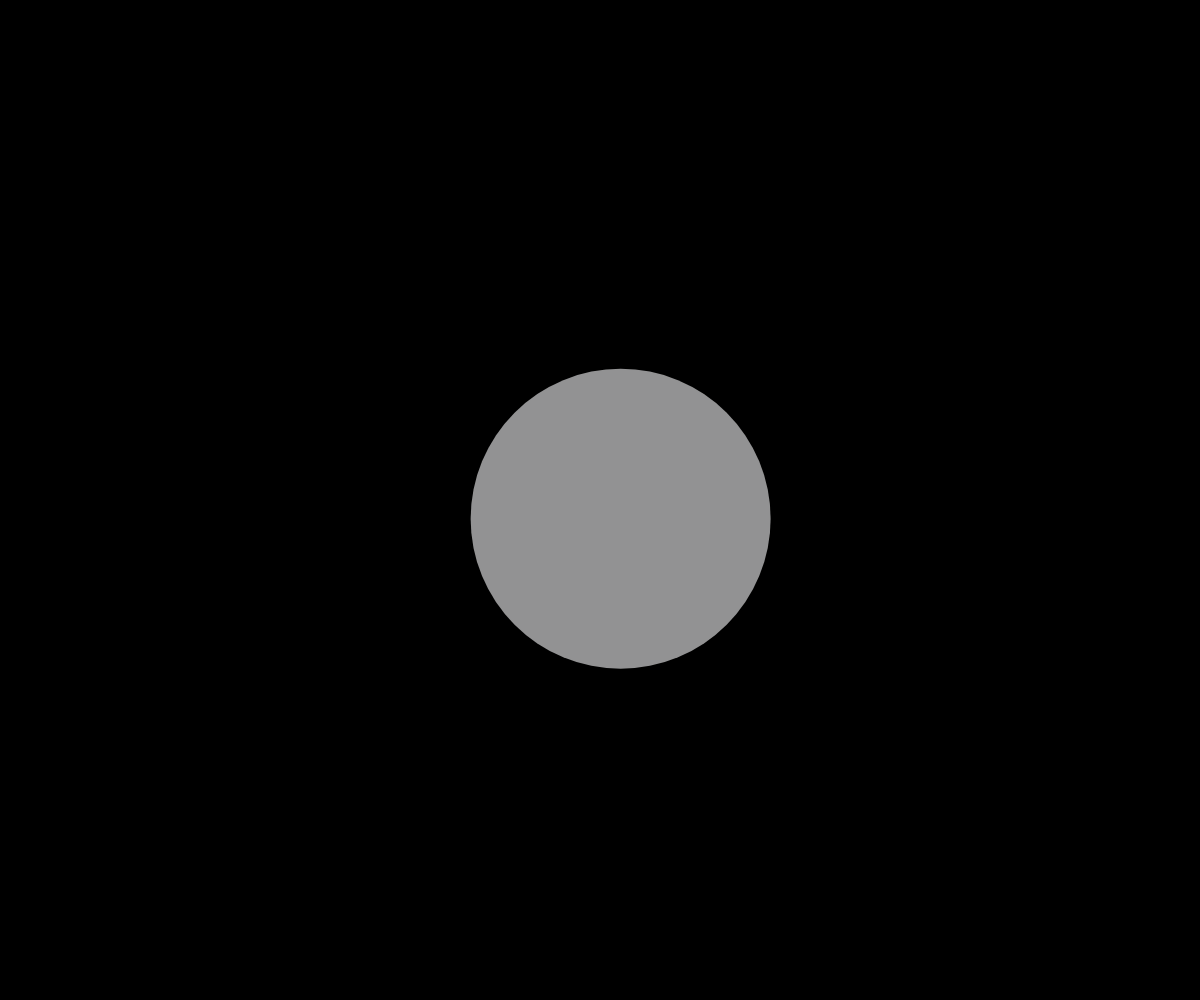
Frame 1 (no input)
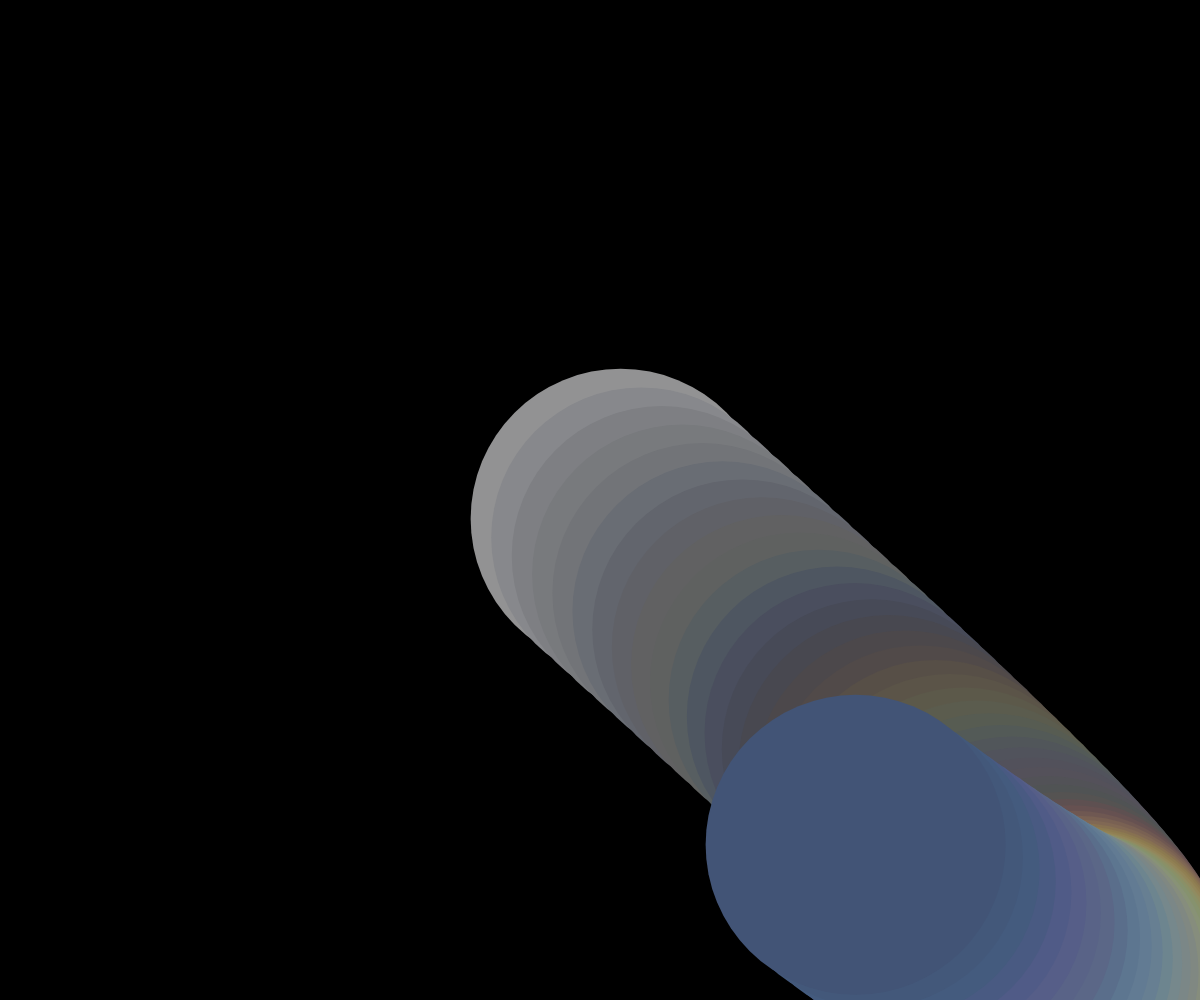
Frame 60 (no input)
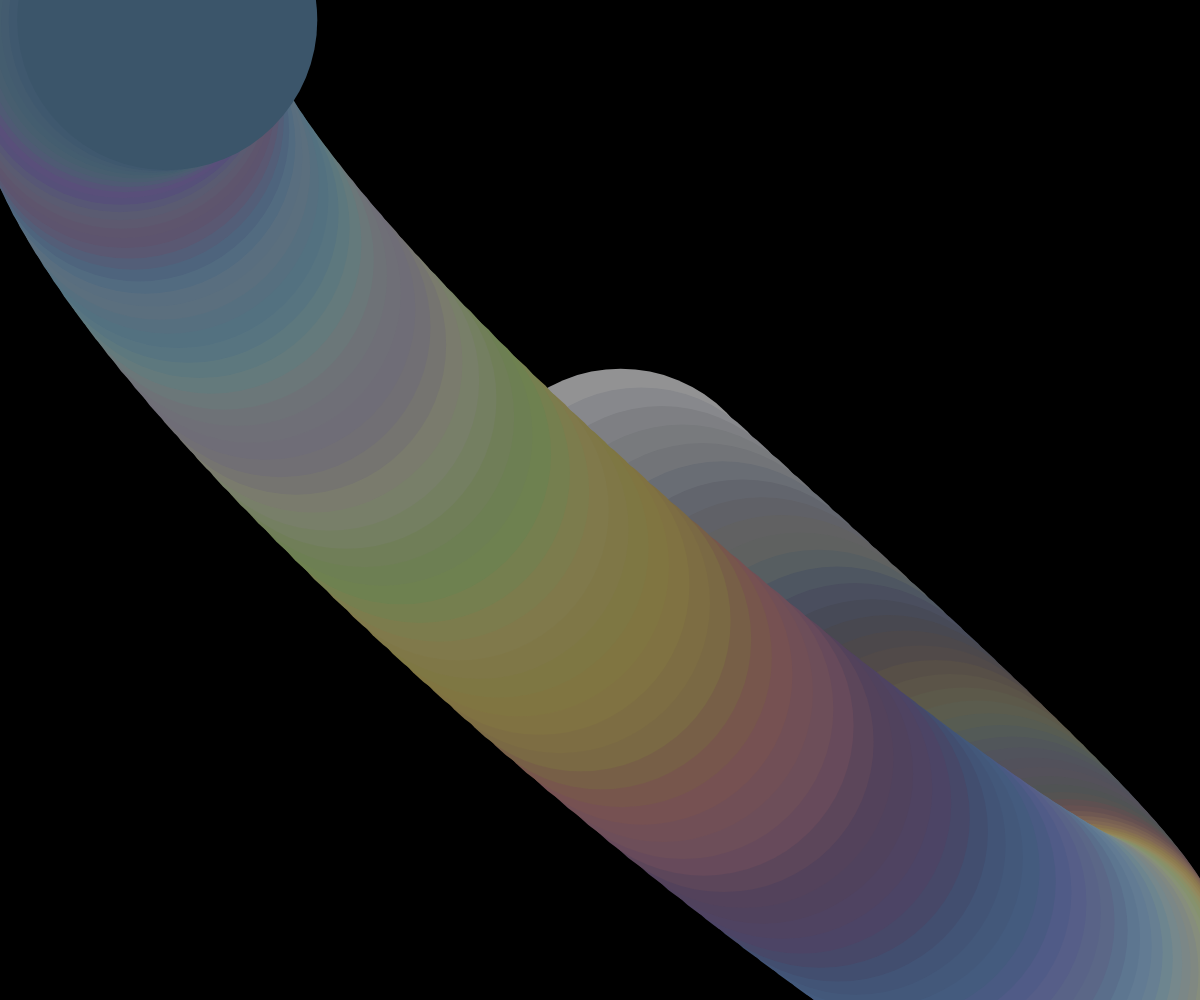
Frame 120 (the mouse pressed at the canvas centre since frame 60)

The p5.js sketch that drew these frames (run headless with seeded random() and noise() and a simulated clock; from frame 60 on, the mouse is pressed at the canvas centre):

// p5.js sketch
// ── sketch.js
function setup(){
    createCanvas(windowWidth, windowHeight)
    background(0)
   
}

function draw () {
   

    translate(width/2, height/2)
        const d = min(width, height)*0.3
        const x = sin(frameCount*0.043)*width*0.4
        const y = sin(frameCount*0.039+ 0,4)*width*0.4


       // const r = map(cos(frameCount*0.051), -1,1,0,225)
       const r = noise(frameCount*0.051)*225
        const g = noise(frameCount*0.047)*225
        const b = noise(frameCount*0.04)*225

        noStroke()
        fill(r,g,b)

        ellipse (x,y,d)

}

function windowResized(){
    resizeCanvas(windowWidth, windowHeight)
}
